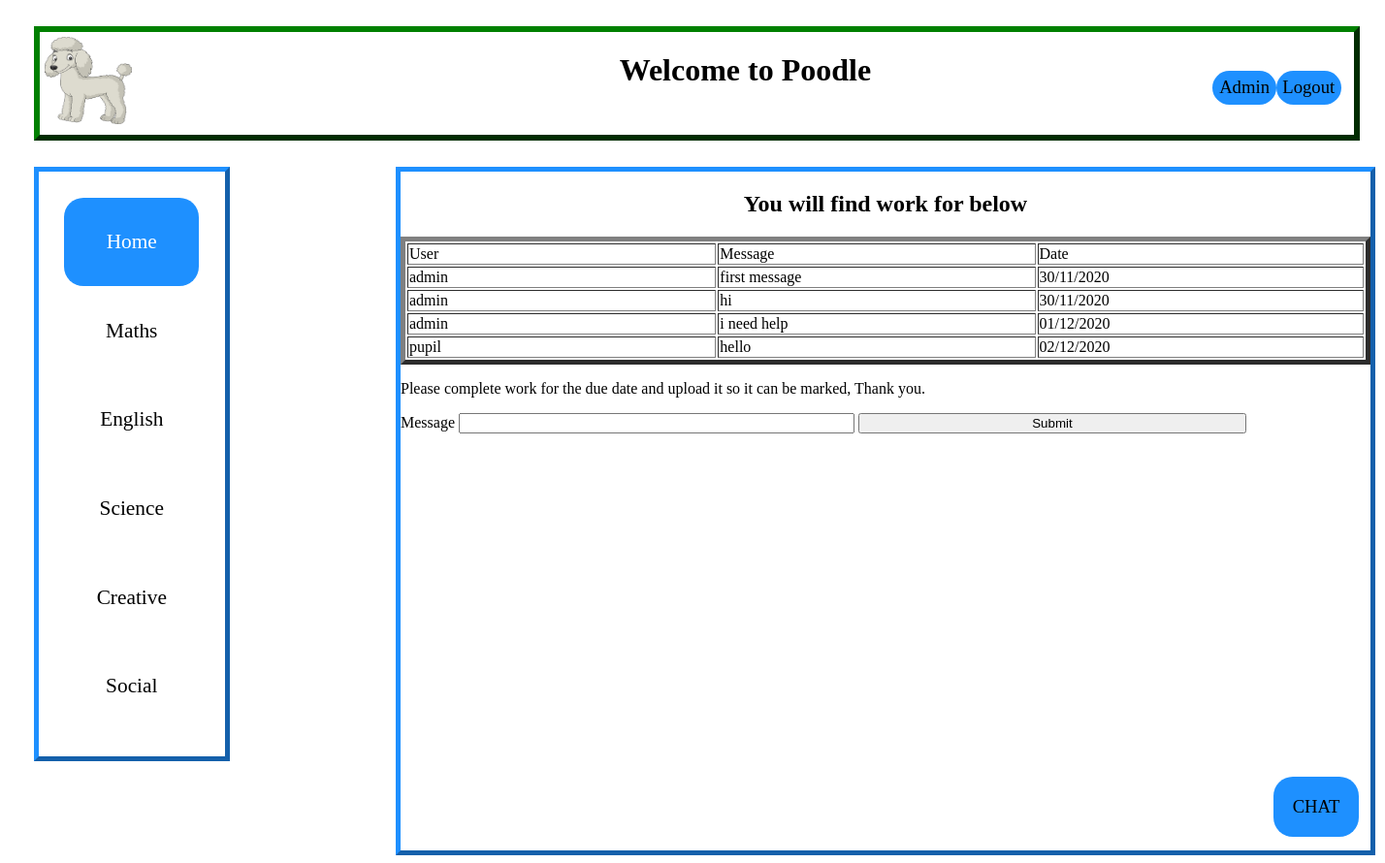
Page /chatroom (signed in) on the earlier database version.
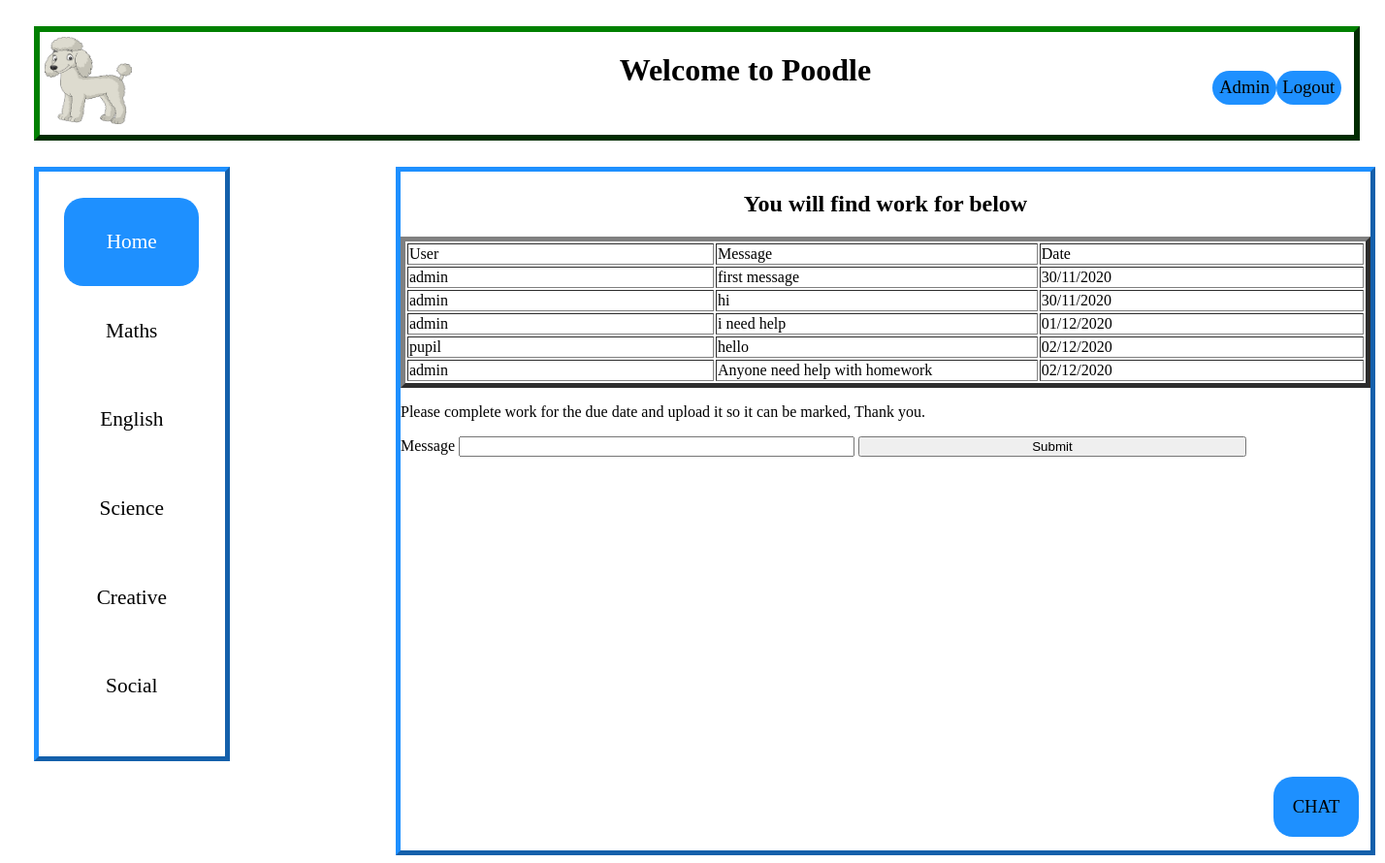
Same page on the later database version.
### tables this page shows
CREATE TABLE "chat" (
	"user"	TEXT,
	"message"	TEXT
, "Date"	TEXT);

### poodle_project.py (the view)
@app.route('/chatroom', methods=['POST', 'GET'])
def chat():
    title = 'Chat Room'
    date_time = datetime.now()
    date_time = date_time.strftime('%d/%m/%Y')
    if 'user' in session:
        if request.method == 'POST':
            create_message(request.form['message'], date_time)
            rows = return_all('SELECT * FROM chat')
        else:
            rows = return_all('SELECT * FROM chat')
        return render_template('chatroom.html', title=title, rows=rows, )
    else:
        return redirect(url_for('login'))

### poodle_project.py (called while the page is built)
def get_db():
    db = getattr(g, 'db', None)
    if db is None:
        db = sqlite3.connect(db_location)
        g.db = db
    return db

@app.teardown_appcontext
def close_db_connection(exception):
    db = getattr(g, 'db', None)
    if db is not None:
        db.close()

def return_all(query):
    cursor = get_db().execute(query)
    rv = cursor.fetchall()
    cursor.close()
    return rv

### templates/chatroom.html
{% extends "base.html" %}
{% block content %}
<h2>You will find work for {{ name }} below </h2>
<table border="5">
    <thead>
    <td>User</td>
    <td>Message</td>
    <td>Date</td>
</thead>
{% for row in rows %}
    <tr>
        <td>{{ row[0] }}</td>
        <td>{{ row[1] }}</td>
        <td>{{ row[2] }}</td>
    </tr>
{% endfor %}
</table>
<p>Please complete work for the due date and upload it so it can be marked,
    Thank you.
</p>
<form action="/chatroom" method="post" name="form">
    <label>Message</label>
    <input type="text" name="message" id="message"/>
    <input type="submit" name="submit" id="submit"/>
</form>
{% endblock %}

Differences in the rows shown:
added chat: user "admin", message "Anyone need help with homework", Date "02/12/2020"
